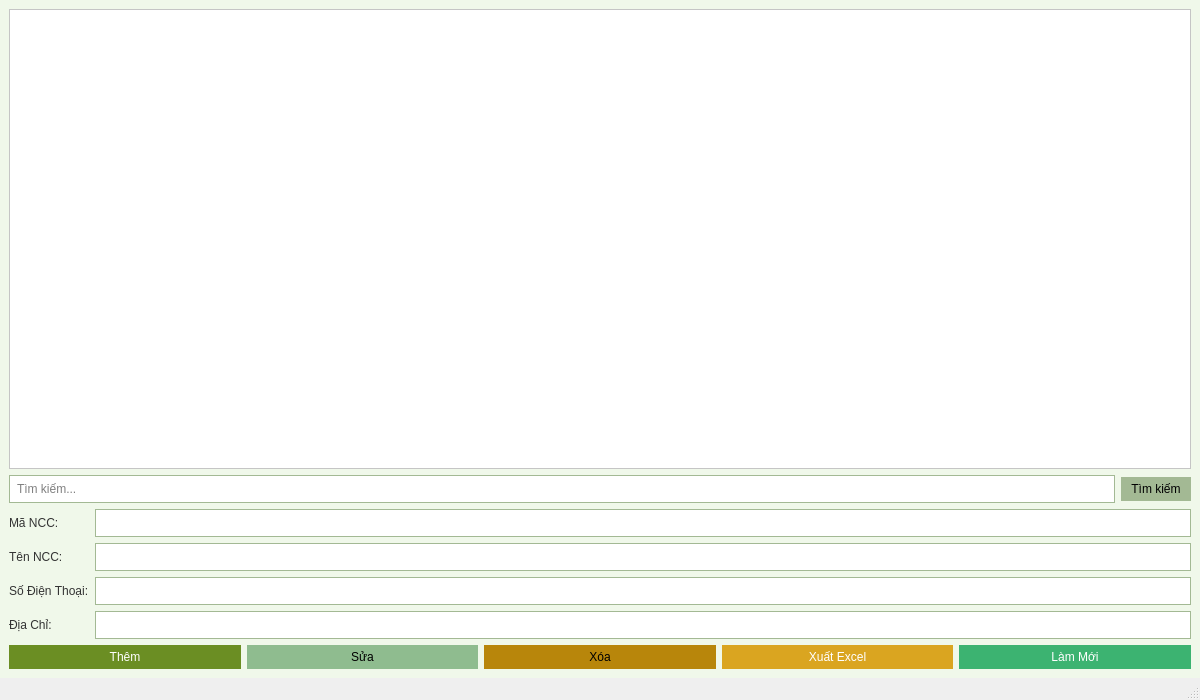
<?xml version="1.0" encoding="UTF-8"?>
<ui version="4.0">
 <class>MainWindow</class>
 <widget class="QMainWindow" name="MainWindow">
  <property name="geometry">
   <rect>
    <x>0</x>
    <y>0</y>
    <width>1200</width>
    <height>700</height>
   </rect>
  </property>
  <property name="windowTitle">
   <string>Quản lý Nhà Cung Cấp</string>
  </property>
  <widget class="QWidget" name="centralwidget">
   <property name="styleSheet">
    <string notr="true">
background-color: #f0f8ea; /* Light green, base color */
font: 12pt "Segoe UI";
color: #333333; /* Dark text for better readability */
</string>
   </property>
   <layout class="QVBoxLayout" name="verticalLayout">
    <item>
     <widget class="QTableWidget" name="tableNhaCungCap">
      <property name="styleSheet">
       <string notr="true">
background-color: #ffffff; /* White background for the table */
alternate-background-color: #e0e8d5; /* Slightly darker green for alternate rows */
selection-background-color: #a3b994; /* Darker green for selection */
color: #000000; /* Black text in table */
</string>
      </property>
     </widget>
    </item>
    <item>
     <layout class="QHBoxLayout" name="searchLayout">
      <item>
       <widget class="QLineEdit" name="txtSearch">
        <property name="styleSheet">
         <string notr="true">
background-color: #ffffff;
border: 1px solid #a3b994;
padding: 5px;
color: #000000; /* Black text in search box */
</string>
        </property>
        <property name="placeholderText">
         <string>Tìm kiếm...</string>
        </property>
       </widget>
      </item>
      <item>
       <widget class="QPushButton" name="btnSearch">
        <property name="styleSheet">
         <string notr="true">
background-color: #a3b994;
color: black;
border: none;
padding: 5px 10px;
</string>
        </property>
        <property name="text">
         <string>Tìm kiếm</string>
        </property>
       </widget>
      </item>
     </layout>
    </item>
    <item>
     <layout class="QGridLayout" name="formLayout">
      <item row="0" column="0">
       <widget class="QLabel" name="lblMaNCC">
        <property name="text">
         <string>Mã NCC:</string>
        </property>
       </widget>
      </item>
      <item row="0" column="1">
       <widget class="QLineEdit" name="txtMaNCC">
        <property name="styleSheet">
         <string notr="true">
background-color: #ffffff;
border: 1px solid #a3b994;
padding: 5px;
color: #000000; /* Black text in input fields */
</string>
        </property>
       </widget>
      </item>
      <item row="1" column="0">
       <widget class="QLabel" name="lblTenNCC">
        <property name="text">
         <string>Tên NCC:</string>
        </property>
       </widget>
      </item>
      <item row="1" column="1">
       <widget class="QLineEdit" name="txtTenNCC">
        <property name="styleSheet">
         <string notr="true">
background-color: #ffffff;
border: 1px solid #a3b994;
padding: 5px;
color: #000000; /* Black text in input fields */
</string>
        </property>
       </widget>
      </item>
      <item row="2" column="0">
       <widget class="QLabel" name="lblSoDienThoai">
        <property name="text">
         <string>Số Điện Thoại:</string>
        </property>
       </widget>
      </item>
      <item row="2" column="1">
       <widget class="QLineEdit" name="txtSoDienThoai">
        <property name="styleSheet">
         <string notr="true">
background-color: #ffffff;
border: 1px solid #a3b994;
padding: 5px;
color: #000000; /* Black text in input fields */
</string>
        </property>
       </widget>
      </item>
      <item row="3" column="0">
       <widget class="QLabel" name="lblDiaChi">
        <property name="text">
         <string>Địa Chỉ:</string>
        </property>
       </widget>
      </item>
      <item row="3" column="1">
       <widget class="QLineEdit" name="txtDiaChi">
        <property name="styleSheet">
         <string notr="true">
background-color: #ffffff;
border: 1px solid #a3b994;
padding: 5px;
color: #000000; /* Black text in input fields */
</string>
        </property>
       </widget>
      </item>
     </layout>
    </item>
    <item>
     <layout class="QHBoxLayout" name="buttonLayout">
      <item>
       <widget class="QPushButton" name="btnAdd">
        <property name="styleSheet">
         <string notr="true">
background-color: #6b8e23; /* Olive Green */
color: white;
border: none;
padding: 5px 10px;
</string>
        </property>
        <property name="text">
         <string>Thêm</string>
        </property>
       </widget>
      </item>
      <item>
       <widget class="QPushButton" name="btnEdit">
        <property name="styleSheet">
         <string notr="true">
background-color: #8fbc8f; /* Dark Sea Green */
color: black;
border: none;
padding: 5px 10px;
</string>
        </property>
        <property name="text">
         <string>Sửa</string>
        </property>
       </widget>
      </item>
      <item>
       <widget class="QPushButton" name="btnDelete">
        <property name="styleSheet">
         <string notr="true">
background-color: #b8860b; /* Goldenrod */
color: black;
border: none;
padding: 5px 10px;
</string>
        </property>
        <property name="text">
         <string>Xóa</string>
        </property>
       </widget>
      </item>
      <item>
       <widget class="QPushButton" name="btnExport">
        <property name="styleSheet">
         <string notr="true">
background-color: #daa520; /* Goldenrod */
color: white;
border: none;
padding: 5px 10px;
</string>
        </property>
        <property name="text">
         <string>Xuất Excel</string>
        </property>
       </widget>
      </item>
      <item>
       <widget class="QPushButton" name="btnClear">
        <property name="styleSheet">
         <string notr="true">
background-color: #3cb371; /* Medium Sea Green */
color: white;
border: none;
padding: 5px 10px;
</string>
        </property>
        <property name="text">
         <string>Làm Mới</string>
        </property>
       </widget>
      </item>
     </layout>
    </item>
   </layout>
  </widget>
  <widget class="QMenuBar" name="menubar">
   <property name="geometry">
    <rect>
     <x>0</x>
     <y>0</y>
     <width>1200</width>
     <height>26</height>
    </rect>
   </property>
  </widget>
  <widget class="QStatusBar" name="statusbar"/>
 </widget>
 <resources/>
 <connections/>
</ui>
